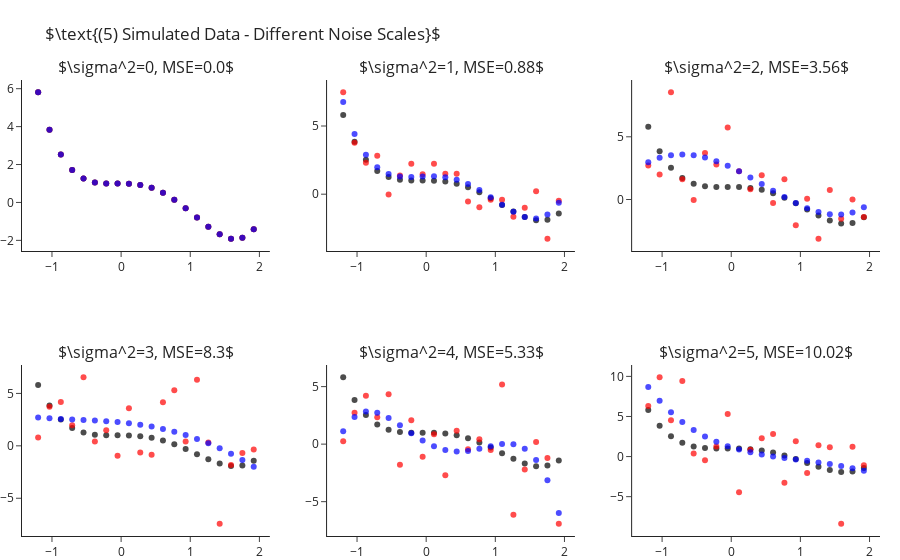

Source (notebook cell):
### Markdown cell above
How is it that we are able to fit "better" models for $k$s larger than the true one? As we increase $k$ we enable the model
more "degrees of freedom" to try and adapt itself to the observed data. The higher $k$ the more the learner will "go after
the noise" and miss the real signal of the data. In other words, what we have just observed is what is known as **overfitting**.

Later in the course we will learn methods for detection and avoidance of overfitting.


## Fitting Polynomial Over Different Sample Noise Levels

Next, let us set $k=4$ (the true values) and study the outputted models when training over different noise levels. Though
we will only be changing the scale of the noise (i.e. the variance, $\sigma^2$), changing other properties such as its
distribution is interesting too. As we would expect, as we increase the scale of the noise our error increases. We can
observe this also in a visual manner, where the fitted polynomial (in blue) less and less resembles the actual model (in black).

### Code cell
scales = range(6)
fig = make_subplots(2, 3, subplot_titles=list(map(str, scales)))
for i, s in enumerate(scales):
    r,c = i//3+1, i%3+1
    
    y = y_ + np.random.normal(scale=s, size=len(y_))
    y_hat = make_pipeline(PolynomialFeatures(4), LinearRegression(fit_intercept=False)).fit(X, y).predict(X)

    fig.add_traces([go.Scatter(x=x, y=y_, mode="markers", name="Real Points",  marker=dict(color="black", opacity=.7), showlegend=False),
                    go.Scatter(x=x, y=y, mode="markers", name="Observed Points",  marker=dict(color="red", opacity=.7), showlegend=False),
                    go.Scatter(x=x, y=y_hat, mode="markers", name="Predicted Points",  marker=dict(color="blue", opacity=.7), showlegend=False)], rows=r, cols=c)
    fig["layout"]["annotations"][i]["text"] = rf"$\sigma^2={{0}}, MSE={{1}}$".format(s, round(np.mean((y-y_hat)**2), 2))

fig.update_layout(title=r"$\text{(5) Simulated Data - Different Noise Scales}$", margin=dict(t=80)).show()

### Figure 1 — Plotly figure (JSON) as saved in the notebook; plotly's stock layout.template omitted (floating-point values rounded to 4 significant figures)
{"data": [{"marker": {"color": "black", "opacity": 0.7}, "mode": "markers", "name": "Real Points", "showlegend": false, "type": "scatter", "x": [-1.2, -1.036, -0.8718, -0.7077, -0.5436, -0.3795, -0.2154, -0.05128, 0.1128, 0.2769, 0.441, 0.6051, 0.7692, 0.9333, 1.097, 1.262, 1.426, 1.59, 1.754, 1.918], "xaxis": "x", "y": [5.81, 3.838, 2.523, 1.709, 1.261, 1.058, 0.9989, 0.999, 0.9909, 0.9251, 0.769, 0.5078, 0.1439, -0.3028, -0.7951, -1.278, -1.68, -1.912, -1.866, -1.418], "yaxis": "y"}, {"marker": {"color": "red", "opacity": 0.7}, "mode": "markers", "name": "Observed Points", "showlegend": false, "type": "scatter", "x": [-1.2, -1.036, -0.8718, -0.7077, -0.5436, -0.3795, -0.2154, -0.05128, 0.1128, 0.2769, 0.441, 0.6051, 0.7692, 0.9333, 1.097, 1.262, 1.426, 1.59, 1.754, 1.918], "xaxis": "x", "y": [5.81, 3.838, 2.523, 1.709, 1.261, 1.058, 0.9989, 0.999, 0.9909, 0.9251, 0.769, 0.5078, 0.1439, -0.3028, -0.7951, -1.278, -1.68, -1.912, -1.866, -1.418], "yaxis": "y"}, {"marker": {"color": "blue", "opacity": 0.7}, "mode": "markers", "name": "Predicted Points", "showlegend": false, "type": "scatter", "x": [-1.2, -1.036, -0.8718, -0.7077, -0.5436, -0.3795, -0.2154, -0.05128, 0.1128, 0.2769, 0.441, 0.6051, 0.7692, 0.9333, 1.097, 1.262, 1.426, 1.59, 1.754, 1.918], "xaxis": "x", "y": [5.81, 3.838, 2.523, 1.709, 1.261, 1.058, 0.9989, 0.999, 0.9909, 0.9251, 0.769, 0.5078, 0.1439, -0.3028, -0.7951, -1.278, -1.68, -1.912, -1.866, -1.418], "yaxis": "y"}, {"marker": {"color": "black", "opacity": 0.7}, "mode": "markers", "name": "Real Points", "showlegend": false, "type": "scatter", "x": [-1.2, -1.036, -0.8718, -0.7077, -0.5436, -0.3795, -0.2154, -0.05128, 0.1128, 0.2769, 0.441, 0.6051, 0.7692, 0.9333, 1.097, 1.262, 1.426, 1.59, 1.754, 1.918], "xaxis": "x2", "y": [5.81, 3.838, 2.523, 1.709, 1.261, 1.058, 0.9989, 0.999, 0.9909, 0.9251, 0.769, 0.5078, 0.1439, -0.3028, -0.7951, -1.278, -1.68, -1.912, -1.866, -1.418], "yaxis": "y2"}, {"marker": {"color": "red", "opacity": 0.7}, "mode": "markers", "name": "Observed Points", "showlegend": false, "type": "scatter", "x": [-1.2, -1.036, -0.8718, -0.7077, -0.5436, -0.3795, -0.2154, -0.05128, 0.1128, 0.2769, 0.441, 0.6051, 0.7692, 0.9333, 1.097, 1.262, 1.426, 1.59, 1.754, 1.918], "xaxis": "x2", "y": [7.472, 3.765, 2.308, 2.818, -0.0169, 1.373, 2.232, 1.467, 2.239, 1.503, 1.506, -0.5423, -0.961, -0.4041, -0.4007, -1.647, -0.9937, 0.2064, -3.264, -0.4812], "yaxis": "y2"}, {"marker": {"color": "blue", "opacity": 0.7}, "mode": "markers", "name": "Predicted Points", "showlegend": false, "type": "scatter", "x": [-1.2, -1.036, -0.8718, -0.7077, -0.5436, -0.3795, -0.2154, -0.05128, 0.1128, 0.2769, 0.441, 0.6051, 0.7692, 0.9333, 1.097, 1.262, 1.426, 1.59, 1.754, 1.918], "xaxis": "x2", "y": [6.759, 4.423, 2.891, 1.969, 1.486, 1.293, 1.264, 1.296, 1.307, 1.238, 1.054, 0.7399, 0.3059, -0.2171, -0.775, -1.291, -1.667, -1.781, -1.489, -0.6246], "yaxis": "y2"}, {"marker": {"color": "black", "opacity": 0.7}, "mode": "markers", "name": "Real Points", "showlegend": false, "type": "scatter", "x": [-1.2, -1.036, -0.8718, -0.7077, -0.5436, -0.3795, -0.2154, -0.05128, 0.1128, 0.2769, 0.441, 0.6051, 0.7692, 0.9333, 1.097, 1.262, 1.426, 1.59, 1.754, 1.918], "xaxis": "x3", "y": [5.81, 3.838, 2.523, 1.709, 1.261, 1.058, 0.9989, 0.999, 0.9909, 0.9251, 0.769, 0.5078, 0.1439, -0.3028, -0.7951, -1.278, -1.68, -1.912, -1.866, -1.418], "yaxis": "y3"}, {"marker": {"color": "red", "opacity": 0.7}, "mode": "markers", "name": "Observed Points", "showlegend": false, "type": "scatter", "x": [-1.2, -1.036, -0.8718, -0.7077, -0.5436, -0.3795, -0.2154, -0.05128, 0.1128, 0.2769, 0.441, 0.6051, 0.7692, 0.9333, 1.097, 1.262, 1.426, 1.59, 1.754, 1.918], "xaxis": "x3", "y": [2.714, 1.991, 8.548, 1.613, -0.03664, 3.708, 2.798, 5.731, 2.254, 0.8254, 1.943, -0.2813, 1.606, -2.05, 0.06876, -3.126, 0.7597, -1.529, -0.009486, -1.393], "yaxis": "y3"}, {"marker": {"color": "blue", "opacity": 0.7}, "mode": "markers", "name": "Predicted Points", "showlegend": false, "type": "scatter", "x": [-1.2, -1.036, -0.8718, -0.7077, -0.5436, -0.3795, -0.2154, -0.05128, 0.1128, 0.2769, 0.441, 0.6051, 0.7692, 0.9333, 1.097, 1.262, 1.426, 1.59, 1.754, 1.918], "xaxis": "x3", "y": [2.97, 3.319, 3.522, 3.586, 3.522, 3.341, 3.059, 2.689, 2.249, 1.758, 1.236, 0.7057, 0.1906, -0.2836, -0.6897, -0.9988, -1.18, -1.202, -1.029, -0.6266], "yaxis": "y3"}, {"marker": {"color": "black", "opacity": 0.7}, "mode": "markers", "name": "Real Points", "showlegend": false, "type": "scatter", "x": [-1.2, -1.036, -0.8718, -0.7077, -0.5436, -0.3795, -0.2154, -0.05128, 0.1128, 0.2769, 0.441, 0.6051, 0.7692, 0.9333, 1.097, 1.262, 1.426, 1.59, 1.754, 1.918], "xaxis": "x4", "y": [5.81, 3.838, 2.523, 1.709, 1.261, 1.058, 0.9989, 0.999, 0.9909, 0.9251, 0.769, 0.5078, 0.1439, -0.3028, -0.7951, -1.278, -1.68, -1.912, -1.866, -1.418], "yaxis": "y4"}, {"marker": {"color": "red", "opacity": 0.7}, "mode": "markers", "name": "Observed Points", "showlegend": false, "type": "scatter", "x": [-1.2, -1.036, -0.8718, -0.7077, -0.5436, -0.3795, -0.2154, -0.05128, 0.1128, 0.2769, 0.441, 0.6051, 0.7692, 0.9333, 1.097, 1.262, 1.426, 1.59, 1.754, 1.918], "xaxis": "x4", "y": [0.7842, 3.729, 4.181, 1.958, 6.536, 0.4067, 1.476, -0.9424, 3.594, -0.6413, -0.8456, 4.157, 5.302, 0.4164, 6.292, 0.3279, -7.426, -1.816, -0.6769, -0.3483], "yaxis": "y4"}, {"marker": {"color": "blue", "opacity": 0.7}, "mode": "markers", "name": "Predicted Points", "showlegend": false, "type": "scatter", "x": [-1.2, -1.036, -0.8718, -0.7077, -0.5436, -0.3795, -0.2154, -0.05128, 0.1128, 0.2769, 0.441, 0.6051, 0.7692, 0.9333, 1.097, 1.262, 1.426, 1.59, 1.754, 1.918], "xaxis": "x4", "y": [2.708, 2.625, 2.564, 2.514, 2.468, 2.416, 2.352, 2.267, 2.156, 2.013, 1.833, 1.611, 1.343, 1.027, 0.6597, 0.2395, -0.2349, -0.764, -1.348, -1.985], "yaxis": "y4"}, {"marker": {"color": "black", "opacity": 0.7}, "mode": "markers", "name": "Real Points", "showlegend": false, "type": "scatter", "x": [-1.2, -1.036, -0.8718, -0.7077, -0.5436, -0.3795, -0.2154, -0.05128, 0.1128, 0.2769, 0.441, 0.6051, 0.7692, 0.9333, 1.097, 1.262, 1.426, 1.59, 1.754, 1.918], "xaxis": "x5", "y": [5.81, 3.838, 2.523, 1.709, 1.261, 1.058, 0.9989, 0.999, 0.9909, 0.9251, 0.769, 0.5078, 0.1439, -0.3028, -0.7951, -1.278, -1.68, -1.912, -1.866, -1.418], "yaxis": "y5"}, {"marker": {"color": "red", "opacity": 0.7}, "mode": "markers", "name": "Observed Points", "showlegend": false, "type": "scatter", "x": [-1.2, -1.036, -0.8718, -0.7077, -0.5436, -0.3795, -0.2154, -0.05128, 0.1128, 0.2769, 0.441, 0.6051, 0.7692, 0.9333, 1.097, 1.262, 1.426, 1.59, 1.754, 1.918], "xaxis": "x5", "y": [0.2596, 2.733, 4.215, 2.334, 4.329, -1.803, 2.081, -1.097, 0.8616, -2.703, 1.172, -0.4549, 0.4188, -0.5055, 5.175, -6.134, -2.196, 0.1917, -1.197, -6.916], "yaxis": "y5"}, {"marker": {"color": "blue", "opacity": 0.7}, "mode": "markers", "name": "Predicted Points", "showlegend": false, "type": "scatter", "x": [-1.2, -1.036, -0.8718, -0.7077, -0.5436, -0.3795, -0.2154, -0.05128, 0.1128, 0.2769, 0.441, 0.6051, 0.7692, 0.9333, 1.097, 1.262, 1.426, 1.59, 1.754, 1.918], "xaxis": "x5", "y": [1.118, 2.369, 2.83, 2.733, 2.278, 1.635, 0.9423, 0.3074, -0.1933, -0.5141, -0.6406, -0.5893, -0.4076, -0.174, 0.002053, -0.01997, -0.4115, -1.375, -3.144, -5.983], "yaxis": "y5"}, {"marker": {"color": "black", "opacity": 0.7}, "mode": "markers", "name": "Real Points", "showlegend": false, "type": "scatter", "x": [-1.2, -1.036, -0.8718, -0.7077, -0.5436, -0.3795, -0.2154, -0.05128, 0.1128, 0.2769, 0.441, 0.6051, 0.7692, 0.9333, 1.097, 1.262, 1.426, 1.59, 1.754, 1.918], "xaxis": "x6", "y": [5.81, 3.838, 2.523, 1.709, 1.261, 1.058, 0.9989, 0.999, 0.9909, 0.9251, 0.769, 0.5078, 0.1439, -0.3028, -0.7951, -1.278, -1.68, -1.912, -1.866, -1.418], "yaxis": "y6"}, {"marker": {"color": "red", "opacity": 0.7}, "mode": "markers", "name": "Observed Points", "showlegend": false, "type": "scatter", "x": [-1.2, -1.036, -0.8718, -0.7077, -0.5436, -0.3795, -0.2154, -0.05128, 0.1128, 0.2769, 0.441, 0.6051, 0.7692, 0.9333, 1.097, 1.262, 1.426, 1.59, 1.754, 1.918], "xaxis": "x6", "y": [6.321, 9.886, 4.52, 9.414, 0.3973, -0.456, 1.249, 5.299, -4.458, 0.844, 2.27, 2.814, -3.281, 1.909, -2.044, 1.405, 1.151, -8.373, 1.224, -1.094], "yaxis": "y6"}, {"marker": {"color": "blue", "opacity": 0.7}, "mode": "markers", "name": "Predicted Points", "showlegend": false, "type": "scatter", "x": [-1.2, -1.036, -0.8718, -0.7077, -0.5436, -0.3795, -0.2154, -0.05128, 0.1128, 0.2769, 0.441, 0.6051, 0.7692, 0.9333, 1.097, 1.262, 1.426, 1.59, 1.754, 1.918], "xaxis": "x6", "y": [8.673, 6.965, 5.524, 4.318, 3.319, 2.5, 1.835, 1.299, 0.8702, 0.5272, 0.2502, 0.02115, -0.1766, -0.3582, -0.537, -0.7253, -0.9333, -1.17, -1.443, -1.758], "yaxis": "y6"}], "layout": {"annotations": [{"font": {"size": 16}, "showarrow": false, "text": "$\\sigma^2=0, MSE=0.0$", "x": 0.1444, "xanchor": "center", "xref": "paper", "y": 1, "yanchor": "bottom", "yref": "paper"}, {"font": {"size": 16}, "showarrow": false, "text": "$\\sigma^2=1, MSE=0.88$", "x": 0.5, "xanchor": "center", "xref": "paper", "y": 1, "yanchor": "bottom", "yref": "paper"}, {"font": {"size": 16}, "showarrow": false, "text": "$\\sigma^2=2, MSE=3.56$", "x": 0.8556, "xanchor": "center", "xref": "paper", "y": 1, "yanchor": "bottom", "yref": "paper"}, {"font": {"size": 16}, "showarrow": false, "text": "$\\sigma^2=3, MSE=8.3$", "x": 0.1444, "xanchor": "center", "xref": "paper", "y": 0.375, "yanchor": "bottom", "yref": "paper"}, {"font": {"size": 16}, "showarrow": false, "text": "$\\sigma^2=4, MSE=5.33$", "x": 0.5, "xanchor": "center", "xref": "paper", "y": 0.375, "yanchor": "bottom", "yref": "paper"}, {"font": {"size": 16}, "showarrow": false, "text": "$\\sigma^2=5, MSE=10.02$", "x": 0.8556, "xanchor": "center", "xref": "paper", "y": 0.375, "yanchor": "bottom", "yref": "paper"}], "margin": {"t": 80}, "title": {"text": "$\\text{(5) Simulated Data - Different Noise Scales}$"}, "xaxis": {"anchor": "y", "domain": [0, 0.2889]}, "xaxis2": {"anchor": "y2", "domain": [0.3556, 0.6444]}, "xaxis3": {"anchor": "y3", "domain": [0.7111, 1]}, "xaxis4": {"anchor": "y4", "domain": [0, 0.2889]}, "xaxis5": {"anchor": "y5", "domain": [0.3556, 0.6444]}, "xaxis6": {"anchor": "y6", "domain": [0.7111, 1]}, "yaxis": {"anchor": "x", "domain": [0.625, 1]}, "yaxis2": {"anchor": "x2", "domain": [0.625, 1]}, "yaxis3": {"anchor": "x3", "domain": [0.625, 1]}, "yaxis4": {"anchor": "x4", "domain": [0, 0.375]}, "yaxis5": {"anchor": "x5", "domain": [0, 0.375]}, "yaxis6": {"anchor": "x6", "domain": [0, 0.375]}}}
